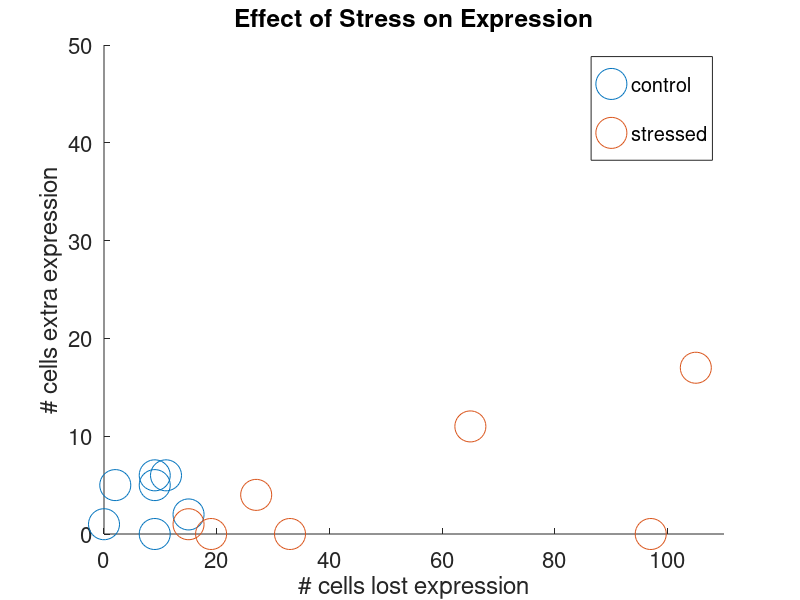

Write the MATLAB code that produced this figure. (Note: this script raises an error after producing the figure.)

% Shadow Data Tabulated

% Alistair Boettiger                                   Date Begun: 09/??/09
% Levine Lab                                        Last Modified: 11/30/09


clear all;





%% Perturbation Data


%% Sna perturbation stuff
snaS_YW = [
    1034,1051,6,9,4990,8475,1
    653,708,5,2,4525,8892,2
    1160,1220,5,9,3148,10757,3
    1001,977,1,0,7851,2531,4
    950,1055,2,15,2983,18670,5
    622,658,0,9,3677,10923,2
    977,1018,6,11,4370,22420,3
    ];

snaS_dl6 = [
    1261,1099,97,0,36816,152,2
    1008,904,65,11,39594,7718,3
    846,819,19,0,7978,3037,4
    1060,896,105,17,49537,7532,5
    582,515,33,0,16414,3118,6
    964,921,15,1,12654,1904,7
    933,888,27,4,14891,2588,8
    ];




figure(6); clf; 
% scatter(log10(snaS_YW(:,4)),(snaS_YW(:,3)),'g.','SizeData',500);
% hold on; xlabel('log10(# in sna not LacZ)','FontSize',16);
% scatter(log10(snaS_dl6(:,3)),(snaS_dl6(:,4)),'r.','SizeData',500);
% hold on; ylabel('# in LacZ not sna','FontSize',16); 

scatter(snaS_YW(:,4),(snaS_YW(:,3)),'g.','SizeData',500);
hold on; xlabel('# cells lost expression','FontSize',16);
scatter(snaS_dl6(:,3),(snaS_dl6(:,4)),'r.','SizeData',500);
hold on; ylabel('# cells extra expression','FontSize',16); 
set(gcf,'color','k'); set(gca,'FontSize',16);
title('Effect of Stress on Expression');
legend('control','stressed');
xlim([0,110]); ylim([0,50]);

% figure(5); clf;
% hist([snaS_YW(:,4),snaS_dl6(:,3)],0:25:100);





%% Sog perturbation stuff
YW29_sog_Neu3 = [
237,238,290,419,0.8,0.53938,2030,1;
437,254,449,350,0.91314,0.61714,1747,2;
981,307,710,485,0.91972,0.56289,1814,3;
771,1082,788,991,0.90863,0.83754,1859,4;
975,319,696,608,0.93247,0.50164,1673,5;
600,322,471,541,0.8811,0.5305,1502,6;
906,205,788,476,0.93528,0.38866,1571,7;
1299,1264,924,1063,0.95238,0.84948,1945,9;
788,798,846,688,0.85225,0.86628,2007,10;
1108,833,725,606,0.98069,0.93564,1841,12;
943,386,1023,937,0.94721,0.42796,1811,13;
556,794,614,655,0.85505,0.87939,1615,14;
1171,400,816,636,0.9424,0.51887,1823,15;
871,793,866,725,0.93533,0.80966,1597,16;
978,980,708,782,0.91384,0.86445,1547,17;
365,67,373,171,0.87131,0.37427,1263,18;
1035,858,695,862,0.92662,0.77494,1725,22;
916,653,904,714,0.88274,0.73249,1719,23;
545,904,680,881,0.71471,0.79342,2045,24;
1238,849,910,850,0.86484,0.76941,2130,25];


YW29_vn_Mes2 = [
    116,355,226,576,0.34956,0.47743,1484,8
752,125,499,144,0.81764,0.56944,2046,5
518,627,383,644,0.78851,0.72516,1551,6
403,385,415,331,0.66265,0.83686,1870,7
92,308,232,585,0.28448,0.41709,1484,8
95,118,236,117,0.33898,0.70085,1898,10
13,1346,26,954,0.30769,0.91614,1350,11
554,102,383,234,0.84073,0.28205,2082,13
527,430,457,313,0.73961,0.90096,2071,17
228,146,391,175,0.49361,0.59429,2015,18
869,107,535,637,0.8729,0.12716,1688,19
368,153,341,146,0.68035,0.75342,2022,20
832,30,562,158,0.82918,0.14557,2071,21
209,769,255,583,0.52941,0.86792,1503,22
51,472,189,501,0.19577,0.7006,1527,23
802,860,542,708,0.85793,0.81073,1742,25
392,89,326,39,0.77607,0.94872,2067,26
671,140,478,147,0.84728,0.70068,2036,27
482,431,447,357,0.70917,0.83473,2016,28
310,456,314,306,0.71019,0.8366,1503,32
444,1060,412,705,0.75485,0.89645,1703,33
159,771,221,837,0.60181,0.71446,1307,34];

YW29_rho_vnd =[
822,558,590,430,0.87797,0.88605,1750,1
1041,788,659,532,0.87253,0.91729,1974,2
727,440,509,413,0.90963,0.81356,2003,3
480,335,330,308,0.84848,0.85714,2044,6
591,348,534,347,0.7603,0.82421,2032,8
591,348,534,347,0.7603,0.82421,2032,8];


dadl_sog_Neu3 = [
832,1489,712,1270,0.80758,0.85354,1985,1
1322,407,910,770,0.91209,0.44416,2013,2
1234,493,920,779,0.88913,0.53787,2111,3
416,394,390,389,0.77179,0.69666,2000,4
576,307,611,733,0.74795,0.35334,2253,5
2146,644,1979,1778,0.95806,0.31496,2258,6
468,416,480,637,0.8,0.47567,2051,7
2668,1344,1661,1624,0.93016,0.57451,2207,8
850,692,864,1008,0.84144,0.55754,2265,9
647,1663,712,1208,0.76826,0.86507,2103,10
930,1924,851,1441,0.77086,0.90146,2224,11
1143,1394,853,1075,0.84994,0.85395,2099,12
592,33,597,597,0.88442,0.070352,1122,13
944,1089,684,788,0.82164,0.85279,1952,14
1501,987,1617,1759,0.74273,0.41728,2075,15
1576,1597,1024,1106,0.94336,0.90506,2437,16
65,2023,59,1382,0.54237,0.86469,2267,17];


dadl_vn_Mes2 = [
322,331,430,262,0.58837,0.86641,1927,2
252,194,549,187,0.39162,0.78075,1836,3
753,116,789,231,0.67427,0.38528,2032,4
681,203,655,180,0.7542,0.73333,2094,5
591,300,456,217,0.82895,0.85253,1942,6
342,1099,851,1014,0.33255,0.8146,2075,7
1316,949,850,972,0.86941,0.72737,2239,8
861,12,1148,1148,0.55052,0.012195,2037,10
768,194,663,304,0.77225,0.51645,2014,11
711,296,665,633,0.77594,0.43286,2105,12
698,714,563,639,0.78686,0.81064,2003,13];

dadl_rho_vnd = [
    1038,1056,878,867,0.75,0.88581,2457,1
884,629,689,682,0.86938,0.83138,2146,2
1514,1170,1275,1212,0.82902,0.81518,1940,3
427,343,438,365,0.79452,0.86575,2140,4
224,1,249,288,0.6988,0.0069444,1177,5
738,503,676,641,0.86834,0.79407,2163,6
1384,862,847,666,0.90909,0.92342,2033,9
1392,876,920,718,0.7,0.91365,2103,10
1122,422,785,462,0.6,0.80952,2132,11
1018,526,700,563,0.89,0.8135,1817,12
918,535,621,529,0.91465,0.84688,2050,13
987,542,637,509,0.92465,0.8723,2379,14
734,310,457,320,0.91904,0.78438,2008,15
763,543,571,472,0.90193,0.81568,2381,16
975,280,765,430,0.8915,0.64186,2499,17
955,719,659,542,0.6,0.84686,2263,18
2180,1285,1500,1396,0.89,0.75287,1909,19
1077,945,804,713,0.84453,0.89481,1781,20
1841,1696,1502,1588,0.84754,0.79345,2027,21
953,756,700,600,0.89286,0.86833,2229,22
1116,933,703,679,0.91038,0.89102,2360,23
1826,1493,1287,1263,0.87413,0.87648,2022,24
136,5,197,197,0.48223,0.015228,995,25
652,588,499,550,0.81363,0.71455,1529,26
1468,738,954,704,0.7,0.84091,2217,27
1069,655,789,590,0.87199,0.83729,2049,28
2098,1396,1534,1464,0.8605,0.79372,2222,29
1037,644,838,667,0.78,0.87556,2325,30
875,684,851,649,0.86016,0.85824,2756,31
1608,1251,1162,935,0.75,0.91444,2290,32
1117,1026,819,758,0.8,0.89182,2427,33
]


% Enhancer Disection Data
SogPxYW_22C = [953 1265 754 848 .81 .90 2280 22;  %im 22
             674 1012 768 939 .72 .81 2158 21;
             1655 1279 1736 1438 .82 .777 2030 20;
             1474 261 987 239 .91 .69 1977 19;
             883 1560 808 928 0.796 0.93 1967 18;
             961 1128 998 1030 .74 0.81 2423 17;
             672 68 599 667 0.65 .83 2070 16;
             288 946 299 639 0.55 .86 2025 15;
             827 1002 900 988 .80 .89 2288 14;
             339 1096 872 919 .27 .72 2164 13;
             682 1035 555 765 .73 .85 2200 12;
             1482 1583 976 948 .88 .93 2110 11;
             900 1091 804 795 .65 .81 1542 10;
             1416 1673 1052 1098 .88 .94 2136 8;
             896 1253 822 996 .77 .90 2605 7;
             914 1668 797 1083 .87 .97 2357 6;
             1000 1369 665 871 .88 .95 2123 5;
             789 985 523 556 .87 .95 2197 3;
             888 1012 581 575 .90 .96 2218 1;
             1254 1504 730 831 .92 .97 2148 2];
         
         
 SogPxdl_25C = [665 1772 1031 1244 .71 .93 2331 17;
     324 1278 489 902 .67 .91 2061 16;
     461 1351 618 878 .71 .96 2250 15;
     2151 2251 1779 1695 .92 .93 2154 14;
     1949 1282 1912 1467 .90 .74 2213 13;
     601 1189 667 718 .76 .95 2172 12; 
     1481 1766 1550 1427 .87 .90 2123 10;
     2109 2397 1945 1877 .94 .90 2142 9;
     477 806 471 713 .57 .77 2235 8; 
     495 1405 720 906 .62 .93 2221 7;
     547 1807 822 1193 0.73 0.97 2332 6;
     633 1477 652 940 .81 .96 2047 5;
     831 2182 977 1297 .75 .96 2272 3;
     250 1220 242 801 .69 .90 1793 2;
     53 863 868 868 .09 .88 2105 1];
 
 
 SogPxda_25C = [847 1486 825 949 .82 .96 1681 9;
     670 743 576 502 .71 .92 2098 7;
     599 1158 658 658 .64 .97 1833 6;
     1382 1548 1029 903 .83 .96 1932 5;
     879 1668 791 1087 .85 .95 2097 4];

 SogSxYW_22C = [948,1771,932,1118,0.70064,0.9347,2267,1;
     772,1119,958,1169,0.66910,0.87,2330,2;
     1030,1417,850,970,0.776470000000000,0.907220000000000,2176,3;
     670,1199,668,797,0.627250000000000,0.843160000000000,2049,5;
     961,1168,801,772,0.757800000000000,0.902850000000000,2085,6;
     1001,1382,1096,952,0.64507,0.8792,2169,7;
     954,1054,970,990,0.68247,0.80707,1998,8;
     545,1381,862,1058,0.469840000000000,0.789220000000000,2037,9;
     1390,1626,1020,1042,0.842160000000000,0.897310000000000,2207,10;
     455,731,582,572,0.546390000000000,0.830420000000000,2158,12;
     1266,1107,969,863,0.767800000000000,0.834300000000000,1966,13;
     666,798,463,453,0.684670000000000,0.825610000000000,2077,14;
     1001,1104,1012,1030,0.696640000000000,0.844660000000000,2042,15;
     636,1000,562,566,0.649470000000000,0.869260000000000,930,16;
     1336,1600,915,970,0.848090000000000,0.911340000000000,1806,17;
     771,887,857,901,0.717620000000000,0.881240000000000,2271,18;
     279,356,246,227,0.658540000000000,0.828190000000000,1994,19;
     541,792,621,767,0.679550000000000,0.877440000000000,2124,20;
     833,1473,1068,1256,0.687270000000000,0.859870000000000,2368,21;
     805,949,827,1076,0.623940000000000,0.623610000000000,1911,22;
     671,900,776,929,0.601800000000000,0.725510000000000,2029,23;
     1115,983,974,837,0.763860000000000,0.879330000000000,1937,24;
     136,361,106,225,0.650940000000000,0.813330000000000,1865,26;
     1449,1493,1011,992,0.830860000000000,0.920360000000000,2185,27];
 
 SogS3xdl6_25C = [876,1381,984,884,0.708330000000000,0.903850000000000,2420,1;29,951,948,948,0.0316460000000000,0.877640000000000,2051,2;350,548,602,473,0.581400000000000,0.862580000000000,2441,3;265,305,376,229,0.555850000000000,0.816590000000000,1973,4;666,958,858,840,0.664340000000000,0.809520000000000,2275,5;1082,1740,1312,1121,0.724850000000000,0.949150000000000,2259,6;409,912,623,691,0.598720000000000,0.901590000000000,2329,7;690,1336,855,868,0.727490000000000,0.935480000000000,2142,8;269,440,378,370,0.642860000000000,0.770270000000000,2419,9;342,531,451,478,0.658540000000000,0.751050000000000,2281,10;483,822,590,567,0.632200000000000,0.873020000000000,2141,11;241,612,454,461,0.418500000000000,0.765730000000000,2287,12;445,1294,700,1090,0.545710000000000,0.802750000000000,2037,13;519,1168,648,795,0.734570000000000,0.903140000000000,2209,14;1032,2125,1316,1357,0.715050000000000,0.944730000000000,2363,15;473,1319,673,925,0.653790000000000,0.921080000000000,2297,16;555,1506,697,920,0.638450000000000,0.936960000000000,1792,17;363,513,444,434,0.709460000000000,0.790320000000000,1766,18;97,151,104,77,0.548080000000000,0.792210000000000,2408,19;837,1938,969,1070,0.668730000000000,0.916820000000000,2280,20;1068,1425,1243,989,0.803700000000000,0.922140000000000,2197,21;651,1390,920,959,0.693480000000000,0.936390000000000,2151,22;227,736,366,450,0.407100000000000,0.811110000000000,1997,23;242,521,365,387,0.427400000000000,0.806200000000000,2411,24;]
 

 
 % ----------- Temperature Perturbation Data ----------------- %  
    Data = {      
        sort( SogPxYW_22C(:,6) );
        sort( YW29_sog_Neu3(:,5) ); 
        sort( YW29_sog_Neu3(:,6) );
        sort( YW29_rho_vnd(:,5) );
        sort( YW29_rho_vnd(:,6) );
        sort( YW29_vn_Mes2(:,5) ); 
        sort( YW29_vn_Mes2(:,6) ); 
        };
   
gene_names = {'sog 22C'; 'sog 29C'; 'Neu3 29C'; 'rho 29C';
    'vnd 29C'; 'vn 29C'; 'Mes2 29C'};

% ----------------============================-----------------% 


%%
A = YW29_sog_Neu3(:,5) ; %SogSxYW_22C(:,5)./SogSxYW_22C(:,6);
B =  YW29_sog_Neu3(:,6) ; %SogPxYW_22C(:,5)./SogPxYW_22C(:,6); 
C = YW29_vn_Mes2(:,5);

figure(2); clf; colordef black; set(gcf,'color','k'); 
x = linspace(0,1.1,8); 
hist(A,x); hold on;
h =  findobj(gca,'type','patch');
set(h,'FaceColor','r','EdgeColor','none'); 
hist(B,x) 
hist(C,x); 
alpha(.6);

xlim([0,1]);
xlabel('Fraction activated nuclei','FontSize',15);
ylabel('Frequency','FontSize',15); 
set(gca,'FontSize',15);
legend('Sog','Neu3','rho','Location','NorthWest');


xx = linspace(0,1,100);
% gA = gaussfit(xx,A); 
% gB = gaussfit(xx,B);
% gC = gaussfit(xx,C);
% gD = gaussfit(xx,YW29_rho_vnd(:,5));


figure(5); clf; colordef white; set(gcf,'color','w');
plot(xx,gA);
hold on; plot(xx,gB,'r');
plot(xx,gC,'g');
plot(xx,gD,'c');

%%
A =  SogPxYW_22C(:,3)./SogPxYW_22C(:,4); 
B =  SogPxdl_25C(:,3)./SogPxdl_25C(:,4);

figure(3); clf; colordef black; 
set(gcf,'color','k')
x = linspace(0,1,7); 
hist(A,x); hold on;
h =  findobj(gca,'type','patch');
set(h,'FaceColor','r','EdgeColor','none'); 

hist(B,x) 
alpha(.6);

xlim([0,1.1]);
xlabel('Fraction of domain match','FontSize',15);
ylabel('Frequency','FontSize',15); 
set(gca,'FontSize',15);
legend('SogP Wildtype','SogP Stressed','Location','NorthWest');
%%



% gene_names = {'P-YW:End ratio'; 'P-dl:End ratio'; 'S-YW: End ratio';
%    'S-dl:End ratio';'P YW 22 domain';'P dl 25 domain'; 'S YW 22 domain';'S dl 25 domain'};

%---


%     %------------
%        Data = {
%         sort(SogPxYW_22C(:,6));
%         sort(SogPxdl_25C(:,6));
%         sort( SogPxYW_22C(:,5)./SogPxYW_22C(:,6) ); 
%         sort( SogPxdl_25C(:,5)./SogPxdl_25C(:,6) );
%         sort( SogSxYW_22C(:,6) );
%         sort( SogSxYW_22C(:,5)./SogSxYW_22C(:,6) );        
%         };
%     
%     
% gene_names = {'Endgonous YW P';  'Endogenous dl';
%     'P-YW:End ratio'; 'P-dl:End ratio';'End YW S';'S-YW: End ratio' };
%     %--------
    
        G = length(Data); 
  
% rescale 
embs = sum(cellfun('size', Data,1)) ;
L0 = 100;
DA = zeros(G,L0-1);
for g=1:G
    for i=1:L0-1
        k= 1+floor(length(Data{g})*i/L0);
        DA(g,i) = Data{g}(k); 
   end
end
 sat = 1;% 1.4;
 DA(DA>sat) = sat; % saturate to account for different strength signals that merge due to lack of resolution 

 
 
% sort by asynchrony score
asyncT = 1;% 1; % .8
Dt = DA; Dt(DA>asyncT)=NaN;
sv = nanmean(Dt,2);
DAs = sortrows([sv,DA]); 
gs = sortrows([sv,(1:G)'])  ;
gn = gene_names(gs(:,2)); 
gene_names2 = [num2cell(sv),gene_names];

 D = DAs(:,2:end);

 C = colormap(1-hot(256));
 C = [ones(round(.3*256),3); C; zeros(round(.1*256),3)];
 
 F=18;
% 
 figure(2); clf; imagesc(D); figure(2);
 colorbar;  colordef white;
  set(gcf,'color','w');
set(gca,'YtickLabel',...
 str2mat(gn{:}),...
     'YTick',[1:G],'fontsize',3/4*F,...
    'YMinorTick','on');
xlabel('percent of embryos','Fontsize',F);
 colormap(C);
colordef black; set(gcf,'color','k');



figure(4); clf; colordef black; set(gcf,'color','k');
 C2 = colormap(hsv(G));
for g=1:G
plot(D(g,:),'color',C2(g,:)); hold on;
end
colordef black; set(gcf,'color','k');
legend(gn,'Location','Best');
set(gca,'FontSize',F);

  
  H = zeros(G,G); P = zeros(G,G);
 for i=1:G
     for j=1:G
      [H(i,j),Pt(i,j)] = ttest2(D(i,:),D(j,:));
     end
      Pt(i,i) = 1;
 end
 figure(11); clf;  imagesc(log(Pt));
 set(gca,'YtickLabel', str2mat(gn{:}),'YTick',[1:G],'YMinorTick','off','fontsize',14);
  set(gca,'XtickLabel', str2mat(gn{:}),'XTick',[1:G],'XMinorTick','off','fontsize',14);
 colorbar; colormap(winter); 
 colordef black; set(gcf,'color','k');
 

%  
%  snaS_YW=[1068,1106,33,71,1,1
% 653,716,13,76,2,1
% 1187,1193,40,46,3,1
% 1001,977,35,11,4,1
% 1066,1082,42,58,5,1
% 661,679,6,24,2,4
% 992,1018,23,49,3,4];
% % [LacZ,real sna,  in LacZ not sna,in sna not LacZ, im num, shadow line] 
% 
% snaS_dl6=[1336,1235,107,6,2
% 850,806,44,0,4 
% 1060,896,199,35,5
% 588,544,47,3,6
% 972,939,35,2,7
% 935,893,51,9,8];
% % [real sna, LacZ, in sna not LacZ, in LacZ not sna, im num,] 
